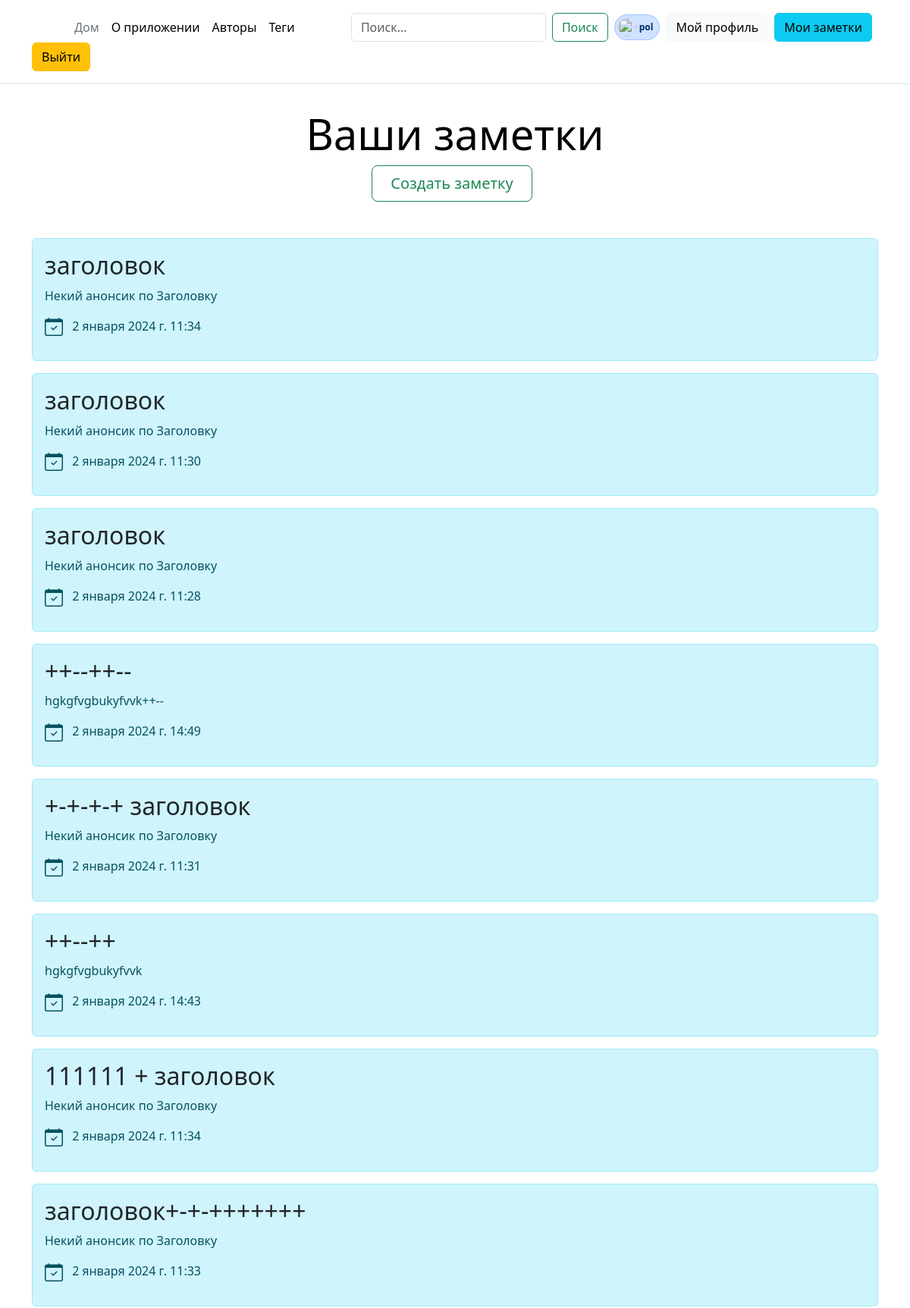
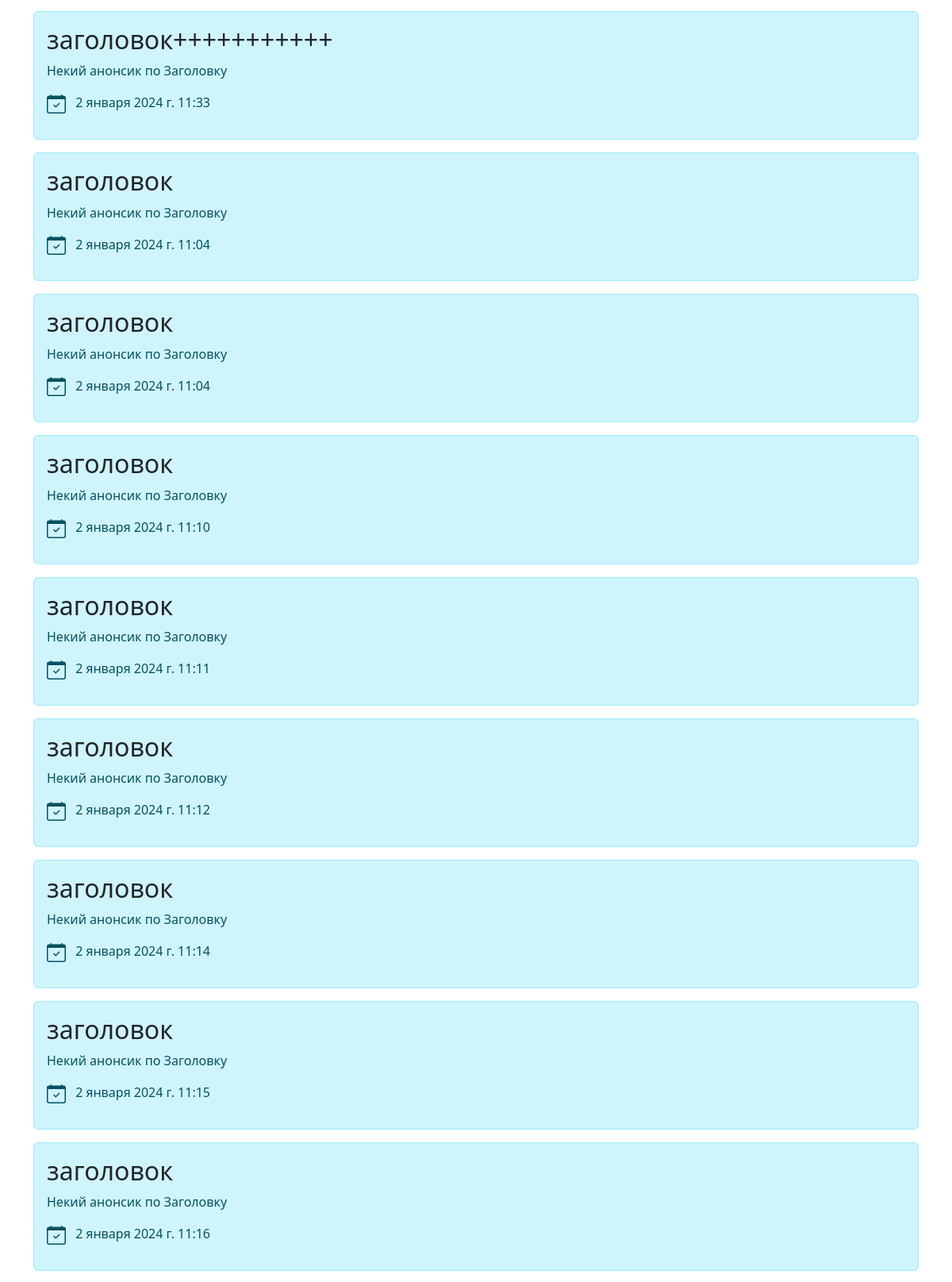
/note/pol/u_notes (signed in, upper part), run on the app's committed database (2 pictures, top to bottom).
### user/models.py (models this page shows)
class User(AbstractUser):
    phone = models.CharField(max_length=11, null=True, blank=True)
    country = models.CharField(max_length=20, null=True, blank=True)
    class Meta:
        db_table = "users"

### notes/models.py (models this page shows, shortened)
class Note(models.Model):
    uuid = models.UUIDField(primary_key=True, default=uuid.uuid4, editable=False)
    title = models.CharField(max_length=255, verbose_name="Заголовок", help_text="Не более 255 символов")
    anons = models.CharField(max_length=255, verbose_name="Анонс", help_text="Не более 255 символов")
    content = models.TextField(verbose_name="Содержание заметки")
    created_at = models.DateTimeField(auto_now_add=True)
    mod_time = models.DateTimeField(null=True, blank=True, auto_now=True, db_index=True)
    image = models.ImageField(upload_to=upload_to, null=True, blank=True, verbose_name="Превью")
    tags = models.ManyToManyField(Tag, related_name="notes", verbose_name="Теги")
    user = models.ForeignKey(get_user_model(), on_delete=models.CASCADE, verbose_name="Владелец")
    objects = models.Manager()  # Он подключается к базе.
    class Meta:
        ordering = ['-mod_time']  # Сортировка по умолчанию.
        indexes = [
            models.Index(fields=("created_at",), name="created_at_index"),
            models.Index(fields=("mod_time",), name="mod_at_index")
        ]

### notes/views.py (the view)
# urls.py: path("<username>/u_notes", views.your_notes_view, name="your_notes"),
@login_required()
def your_notes_view(request: WSGIRequest, username):
    user = User.objects.get(username=username)
    user_notes = Note.objects.filter(user=user)
    return render(request, 'note/your_notes.html', {"notes": user_notes, "username": username})

### notes/templates/note/your_notes.html (shortened to what this page needs)
{% extends 'base.html' %}
{% block content %}
  <div class='container'>
    <div class="pricing-header p-3 pb-md-4 mx-auto text-center">
      <h1 class="display-4 fw-normal text-body-emphasis">Ваши заметки</h1>
      <div class="pricing-header pb-md-4 mx-auto text-center">
        <a href="{% url 'create' %}" class="btn btn-outline-success btn-lg px-4 me-md-2">Создать заметку</a>
      </div>
    </div>
    {% if notes|length > 0 %}
      {% for note in notes %}
        <div class="alert alert-info">
          <h2>
            <a class="text-dark text-decoration-none" href="{% url 'note' note.uuid %}">{{ note.title }}</a>
          </h2>
          <p>{{ note.anons }}</p>
          <p class="card-text my-3">
            {{ note.created_at }}
          </p>
        </div>
      {% endfor %}
    {% else %}
      <p>У Вас пока нет заметок. Разместите первую.</p>
    {% endif %}
  </div>
{% endblock %}

### templates/menu.html (shortened to what this page needs)
{% if user.is_authenticated %}
  <header class="p-3 mb-3 border-bottom">
    <div class="container">
      <div class="d-flex flex-wrap align-items-center justify-content-center justify-content-lg-start">
        <a href="/" class="d-flex align-items-center mb-2 mb-lg-0 link-body-emphasis text-decoration-none">
          <svg class="bi me-2" width="40" height="32" role="img" aria-label="Бутстрап"><use xlink:href="#bootstrap"></use></svg>
        </a>
        <ul class="nav col-12 col-lg-auto me-lg-auto mb-2 justify-content-center mb-md-0">
          <li><a href="{% url 'home' %}" class="nav-link px-2 link-secondary">Дом</a></li>
          <li><a href="{% url 'about' %}" class="nav-link px-2 link-body-emphasis">О приложении</a></li>
          <li><a href="{% url 'all_users' %}" class="nav-link px-2 link-body-emphasis">Авторы</a></li>
          <li><a href="{% url 'all_tags' %}" class="nav-link px-2 link-body-emphasis">Теги</a></li>
        </ul>
        <form class="d-flex" role="search" action="{% url 'filter-notes' %}">
          <input name="search" value="{{ search_value_form }}"
                 class="form-control me-2" type="search" placeholder="Поиск..." aria-label="Поиск">
          <button class="btn btn-outline-success me-2" type="submit">Поиск</button>
        </form>
        <div class="d-flex gap-2 justify-content-center me-2">
          <span class="badge d-flex align-items-center p-1 pe-2 text-primary-emphasis bg-primary-subtle border border-primary-subtle rounded-pill">
            <img class="rounded-circle me-1" width="24" height="24" src="https://github.com/mdo.png" alt="">{{ user }}
          </span>
        </div>
        <div class="text-end">
          <a class="btn btn btn-light me-2" href="{% url 'profile-view' user %}" role="button">Мой профиль</a>
        </div>
        <div class="text-end">
          <a class="btn btn-info me-2" href="{% url 'your_notes' user %}" role="button">Мои заметки</a>
        </div>
        <form action="{% url 'logout' %}" method="post">
          <button class="btn btn-warning" type="submit">Выйти</button>
        </form>
      </div>
    </div>
  </header>
{% endif %}

### data on the page
User: username "pol"
Note: title "заголовок", anons "Некий анонсик по Заголовку", created_at "2 января 2024 г. 11:34"
Note: title "заголовок", anons "Некий анонсик по Заголовку", created_at "2 января 2024 г. 11:30"
Note: title "заголовок", anons "Некий анонсик по Заголовку", created_at "2 января 2024 г. 11:28"
Note: title "++--++--", anons "hgkgfvgbukyfvvk++--", created_at "2 января 2024 г. 14:49"
Note: title "+-+-+-+ заголовок", anons "Некий анонсик по Заголовку", created_at "2 января 2024 г. 11:31"
Note: title "++--++", anons "hgkgfvgbukyfvvk", created_at "2 января 2024 г. 14:43"
Note: title "111111 + заголовок", anons "Некий анонсик по Заголовку", created_at "2 января 2024 г. 11:34"
Note: title "заголовок+-+-+++++++", anons "Некий анонсик по Заголовку", created_at "2 января 2024 г. 11:33"
Note: title "заголовок+++++++++++", anons "Некий анонсик по Заголовку", created_at "2 января 2024 г. 11:33"
Note: title "заголовок", anons "Некий анонсик по Заголовку", created_at "2 января 2024 г. 11:04"
Note: title "заголовок", anons "Некий анонсик по Заголовку", created_at "2 января 2024 г. 11:04"
Note: title "заголовок", anons "Некий анонсик по Заголовку", created_at "2 января 2024 г. 11:10"
Note: title "заголовок", anons "Некий анонсик по Заголовку", created_at "2 января 2024 г. 11:11"
Note: title "заголовок", anons "Некий анонсик по Заголовку", created_at "2 января 2024 г. 11:12"
Note: title "заголовок", anons "Некий анонсик по Заголовку", created_at "2 января 2024 г. 11:14"
Note: title "заголовок", anons "Некий анонсик по Заголовку", created_at "2 января 2024 г. 11:15"
Note: title "заголовок", anons "Некий анонсик по Заголовку", created_at "2 января 2024 г. 11:16"
